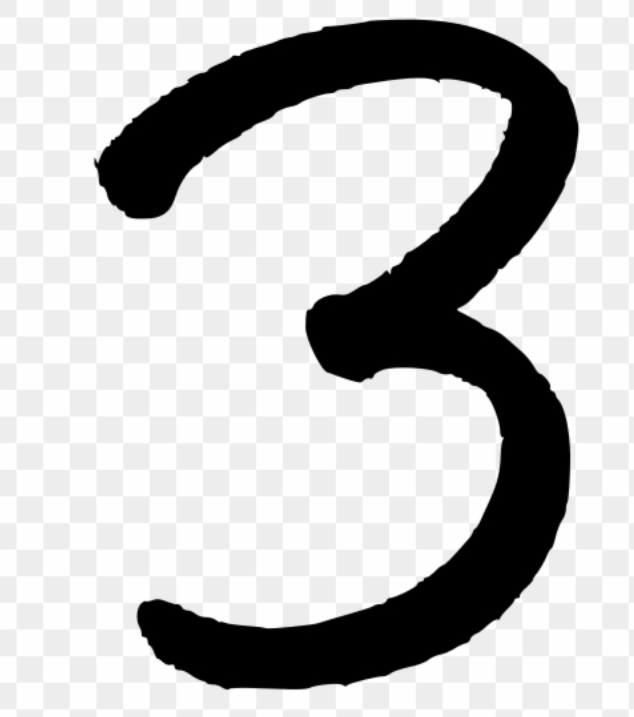
#> input picture handwritten_digit.png, 634 x 717 px
$ python convolution.py
#> lines starting #> are read from the running program, lines starting #| are printed output that depends on the picture
#%% Loading Nescessary Libraries
from PIL import Image
import numpy as np
import matplotlib.pyplot as plt
from sklearn.datasets import fetch_openml
from skimage.util import view_as_windows
from neuralnet import BCELoss, ReluActivation, NeuralNetwork, SGDOptimizer, CrossEntropyLoss, SoftmaxActivation, Layer, Dropout

#%%
# Import a random image for testing
ranom_image = Image.open("handwritten_digit.png")
#> ranom_image is the input picture: PIL image 634x717 RGBA; mean R, G, B, A 189.2, 189.2, 189.2, 255
random_image = np.array(ranom_image.resize((28, 28)).convert("L")) / 255.0
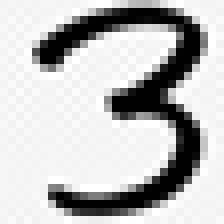
#> random_image: shape (28, 28) float64 (shown 8 times larger); min 0, max 1, mean 0.746

# Import mnist and one hot encode
#> (the run stopped early here; a loop or call above may not have finished)

$ run again, with sample_image.png copied over handwritten_digit.png
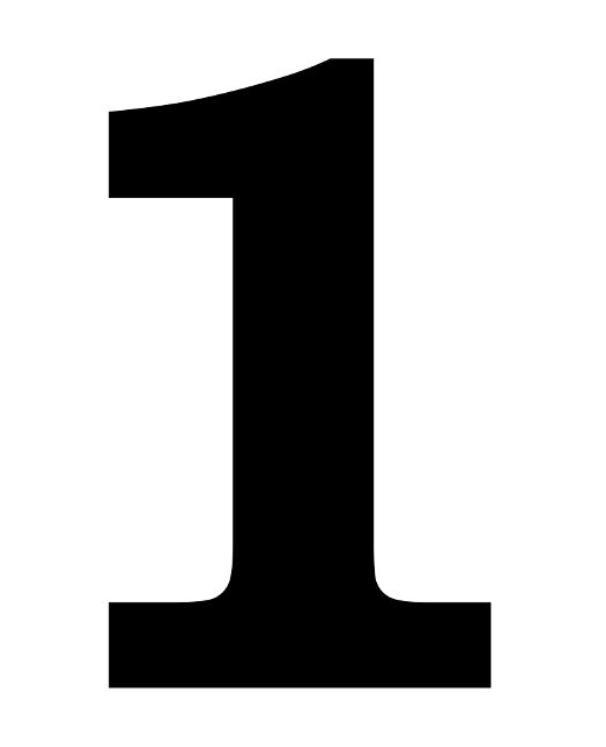
#> input picture sample_image.png, 606 x 747 px
#> ranom_image is the input picture: PIL image 606x747 RGBA; mean R, G, B, A 187.4, 187.4, 187.4, 255
#> `random_image = np.array(ranom_image.resize((28, 28)).convert("L")) / 2..`:
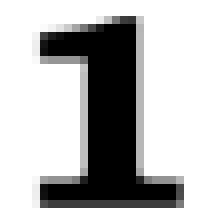
#> random_image: shape (28, 28) float64 (shown 8 times larger); min 0, max 1, mean 0.735
